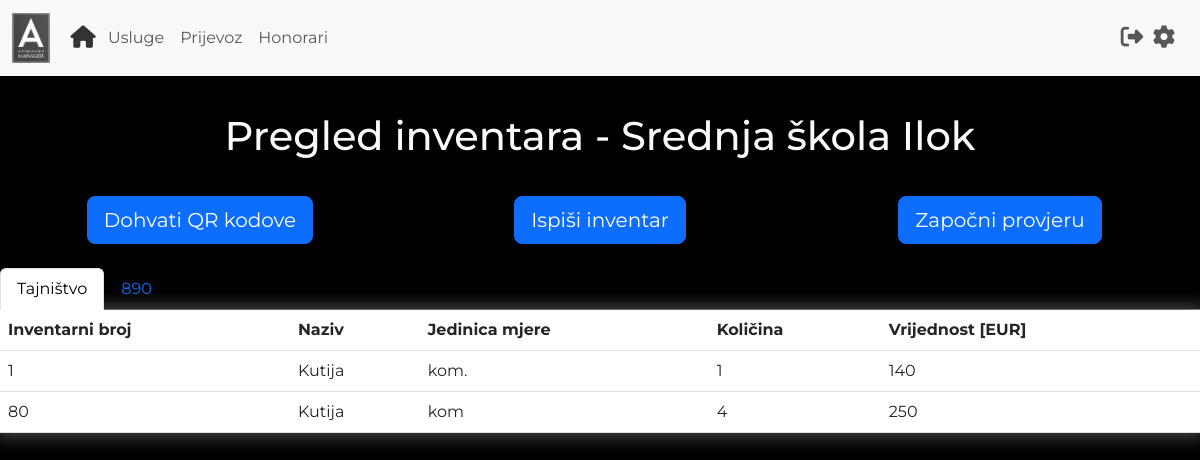
Before: /view_inventory (signed in) with the older database file.
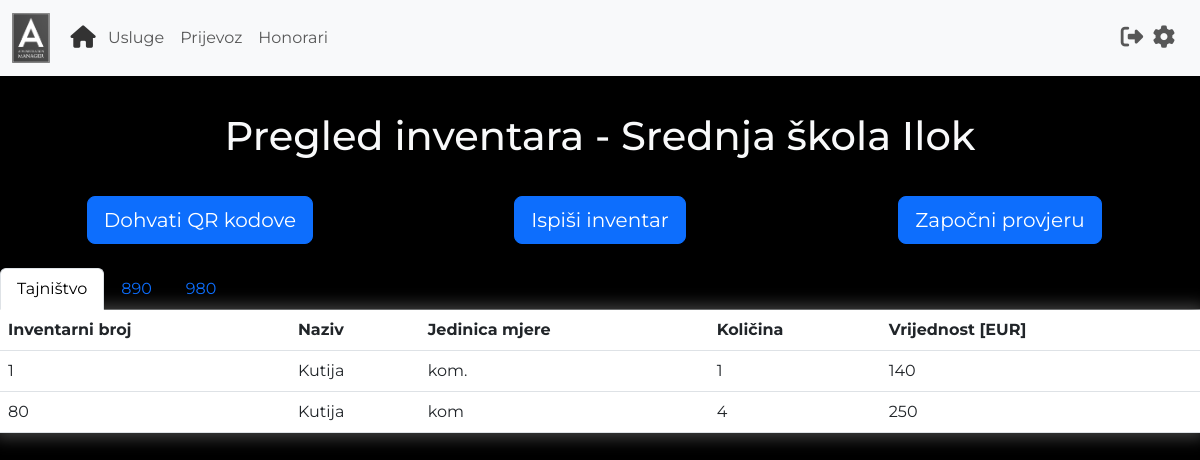
After: the same page with the newer database file.
### main.py (models this page shows)
class User(UserMixin, db.Model):
    id = db.Column(db.Integer, primary_key=True)
    username = db.Column(db.String(100), unique=True)
    password = db.Column(db.String(100))
    name = db.Column(db.String(100))
    surname = db.Column(db.String(100))
    organisation = db.Column(db.String(100))
    work_address = db.Column(db.String(100))
    home_address = db.Column(db.String(100))
    travel_distance = db.Column(db.Float)
    transportation_fee = db.Column(db.Float)

class Inventory(db.Model):
    id = db.Column(db.Integer, primary_key=True)
    inventory_number = db.Column(db.String(100), unique=True)
    name = db.Column(db.String(100))
    unit = db.Column(db.String(100))
    amount = db.Column(db.String(100))
    value = db.Column(db.String(100))
    location = db.Column(db.String(100))
    organisation = db.Column(db.String(100))
    item_status = db.Column(db.Boolean)  # True if inventory check is active and item is checked

### main.py (the view)
@app.route("/view_inventory")
@login_required
def view_inventory():
    form = InventoryCheckForm()
    if InventoryCheckHistory.query.filter_by(organisation=current_user.organisation).first():
        status = InventoryCheckHistory.query.filter_by(organisation=current_user.organisation).first().inventory_check
    else:
        status = False
    inventory = Inventory.query.filter_by(organisation=current_user.organisation).all()
    locations = []
    inventory_by_location = []
    for item in inventory:
        if item.location not in locations:
            inventory_list = []
            locations.append(item.location)
            for i in Inventory.query.filter_by(organisation=current_user.organisation, location=item.location).all():
                inventory_list.append(i)
            inventory_by_location.append(inventory_list)
    return render_template('viewInventory.html', organisation=current_user.organisation, locations=locations,
                           data=inventory_by_location, status=status, form=form)

### main.py
class InventoryCheckForm(FlaskForm):
    start_check = SubmitField(label='Započni provjeru', id='start_check')
    end_check = SubmitField(label='Završi provjeru', id='finish_check')
    generate_qrs = SubmitField(label='Dohvati QR kodove', id='generate_qrs')
    print_inventory = SubmitField(label='Ispiši inventar', id='print_inventory')

### main.py (called while the page is built)
@login_manager.user_loader
def load_user(user_id):
    return User.query.get(int(user_id))

### templates/viewInventory.html (shortened to what this page needs)
{% extends "base.html" %}
{% block content %}
{% include 'header.html' %}
<h1 class="text-center text-light" style="margin-top: 3%; margin-bottom: 3%;">
    Pregled inventara - {{organisation}}
</h1>
<div class="text-center div-forms">
    <form class="custom-forms" action="{{url_for('generate_qr_codes')}}">
        {{form.generate_qrs(class='btn btn-lg btn-primary')}}
    </form>
    <form class="custom-forms" action="{{url_for('print_inventory')}}">
        {{form.print_inventory(class='btn btn-lg btn-primary')}}
    </form>
    <form class="custom-forms" onsubmit="return confirm('Jeste li sigurni da želite nastaviti?')"  action="{{url_for('inventory_check_status')}}">
        {% if status == False %}
            {{form.start_check(class='btn btn-lg btn-primary')}}
        {% else %}
            {{form.end_check(class='btn btn-lg btn-primary')}}
    </form>
        {% endif %}
</div>
<ul class="nav nav-tabs" id="myTab" role="tablist">
    {% for i in range (0, locations|length) %}
    {% if i != 0 %}
    <li class="nav-item" role="presentation">
        <button class="nav-link" id={{locations[i]|replace('','-')+'-tab'}} data-bs-toggle="tab" data-bs-target={{"#"+locations[i]|replace(' ','-')+'-pane'}} type="button"
        role="tab" aria-controls={{locations[i]|replace(' ','-')+'-tab-pane'}} aria-selected="true">
        {{locations[i]}}</button>
    </li>
    {% else %}
    <li class="nav-item" role="presentation">
        <button class="nav-link active" id={{locations[i]|replace('','-')+'-tab'}} data-bs-toggle="tab" data-bs-target={{"#"+locations[i]|replace(' ','-')+'-pane'}} type="button"
        role="tab" aria-controls={{locations[i]|replace(' ','-')+'-tab-pane'}} aria-selected="true">
        {{locations[i]}}</button>
    </li>
    {% endif %}
    {% endfor %}
</ul>
<div class="tab-content" id="myTabContent">
    {% for i in range(0, locations|length) %}
    {% if i != 0 %}
    <div aria-labelledby={{locations[i]|replace('','-')+"-tab"}} class="tab-pane fade text-light" id={{locations[i]|replace(' ','-')+"-pane"}} role="tabpanel"
    tabindex="0">
    {% else %}
    <div aria-labelledby={{locations[i]|replace('','-')+"-tab"}} class="tab-pane fade active show text-light" id={{locations[i]|replace(' ','-')+"-pane"}}
    role="tabpanel" tabindex="0">
    {% endif %}
    <table class="table text-light">
        <thead>
        <tr>
            <th scope="col">Inventarni broj</th>
            <th scope="col">Naziv</th>
            <th scope="col">Jedinica mjere</th>
            <th scope="col">Količina</th>
            <th scope="col">Vrijednost [EUR]</th>
        </tr>
        </thead>
        <tbody>
        {% for item in data[i] %}
        <tr>
            <td> {{item.inventory_number}}</td>
            <td> {{item.name}}</td>
            <td> {{item.unit}}</td>
            <td> {{item.amount}}</td>
            <td> {{item.value}}</td>
        </tr>
        {% endfor %}
        </tbody>
    </table>
</div>
{% endfor %}
{% endblock %}

### templates/base.html (shortened to what this page needs)
<!DOCTYPE html>
<html lang="en">
<head>
    <link href="https://cdn.jsdelivr.net/npm/bootstrap@5.3.0-alpha1/dist/css/bootstrap.min.css"
 rel="stylesheet">
    <link href="{{url_for('static', filename='style.css')}}" rel="stylesheet">
</head>
<body>
{% block content %}
{% endblock %}
</body>
</html>

### templates/header.html (shortened to what this page needs)
<nav class="navbar navbar-expand-lg bg-body-tertiary">
    <div class="container-fluid">
        <a class="navbar-brand disabled"><img alt="Logo" class="img-fluid"
                                              src="{{url_for('static', filename='images/logo2.png')}}"
                                              style="height: 50px;"></a>
        <div class="collapse navbar-collapse" id="navbarSupportedContent">
            <ul class="navbar-nav me-auto mb-2 mb-lg-0">
                <li class="nav-item">
                    <a aria-current="page" class="nav-link active" href="{{url_for('view_services')}}"
                       style="color: #333333; transform:scale(1.4);"><i class="fa-sharp fa-solid fa-house"></i></a>
                </li>
                <li class="nav-item">
                    <a class="nav-link" href="{{url_for('view_services')}}">Usluge</a>
                </li>
                <li class="nav-item">
                    <a class="nav-link" href="{{url_for('travel_expense')}}">Prijevoz</a>
                </li>
                <li class="nav-item">
                    <a class="nav-link" href="{{url_for('honorarium')}}">Honorari</a>
                </li>
            </ul>
            <ul class="navbar-nav me-2 mb-2 mb-lg-0">
                <li class="nav-item">
                    <a class="nav-link" href="{{url_for('logout')}}"><i class="fa-solid fa-right-from-bracket"
                                                                        style="transform:scale(1.4);"></i></a>
                </li>
                <li class="nav-item">
                    <a class="nav-link" href="{{url_for('settings')}}"><i class="fa-sharp fa-solid fa-gear"
                                                                          style="transform:scale(1.4);"></i></a>
                </li>
            </ul>
        </div>
    </div>
</nav>

### static/style.css (style rules this page uses)
body { background-color: black; font-family: 'Montserrat', sans-serif; }
ul { list-style-type: none; list-style-position: inside; }
.table { -moz-box-shadow: 0px 0px 15px 5px #404040; -webkit-box-shadow: 0px 0px 15px 5px #404040; box-shadow: 0px 0px 15px 5px #404040; }
.div-forms { margin-bottom: 2%; display: flex; justify-content: space-around; }
.custom-forms { width: 100%; margin; 5px; }

Changed rows visible on the page:
added Inventory: location "980"
